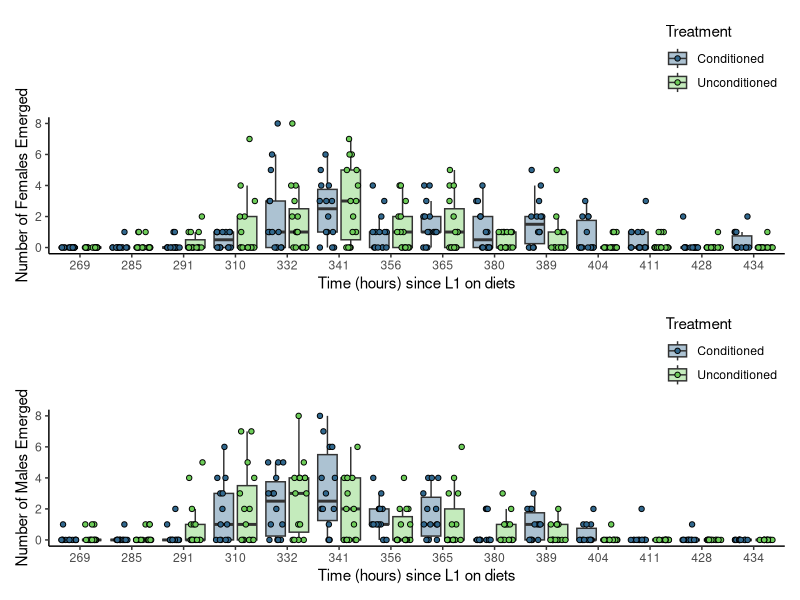

R code for this plot: (Note: this script raises an error after producing the figure.)
## Packages
library(tidyverse)
library(ggplot2)
library(readxl)
library(viridis)
library(patchwork)


## Choosing colours from viridis to use: 
viridis_colors <- viridis(10)

################################################ FLYA ANALYSIS ####


## Reading pupae data in
fly_fitness_MFE <- read_excel("data/fitness_development/MFE_flies.xlsx")

#### better arranging data

## Separating the data into female and male columns 
fly_fitness_tidy <- tidyr::pivot_longer(data = fly_fitness_MFE ,
                                        cols = c( females, males),
                                        names_to = "sex",
                                        values_to = "count") 



females_data <- subset(fly_fitness_MFE, select = c(time_hours, females, treatment))


## Boxplot ##
female_boxplot_2 <- ggplot(females_data, aes(x = factor(time_hours), y = females, fill = treatment)) +
  geom_boxplot(outlier.shape = NA, alpha = .4, position = position_dodge(width = 0.9)) +
  geom_point(aes(fill = treatment),
             size = 1.5, shape = 21,
             position = position_jitterdodge(jitter.width = 0.3, dodge.width = 0.9)) +
  scale_fill_manual(values = viridis_colors[c(4, 8)], labels = c("Conditioned", "Unconditioned")) +
  scale_x_discrete(labels = unique(females_data$time_hours)) +
  theme_classic() +
  theme(legend.position = "top",
        legend.justification = "right",
        legend.direction = "vertical",
        strip.placement = "outside", 
        strip.background = element_blank(),  
        strip.text = element_blank()) +
  labs(x = "Time (hours) since L1 on diets", 
       y = "Number of Females Emerged",
       fill = "Treatment")


males_data <- subset(fly_fitness_MFE, select = c(time_hours, males, treatment))

## Boxplot ##
male_boxplot_2 <- ggplot(males_data, aes(x = factor(time_hours), y = males, fill = treatment)) +
  geom_boxplot(outlier.shape = NA, alpha = .4, position = position_dodge(width = 0.9)) +
  geom_point(aes(fill = treatment),
             size = 1.5, shape = 21,
             position = position_jitterdodge(jitter.width = 0.3, dodge.width = 0.9)) +
  scale_fill_manual(values = viridis_colors[c(4, 8)], labels = c("Conditioned", "Unconditioned")) +
  scale_x_discrete(labels = unique(males_data$time_hours)) +
  theme_classic() +
  theme(legend.position = "top",
        legend.justification = "right",
        legend.direction = "vertical",
        strip.placement = "outside", 
        strip.background = element_blank(),  
        strip.text = element_blank()) +
  labs(x = "Time (hours) since L1 on diets", 
       y = "Number of Males Emerged",
       fill = "Treatment")



MFE_flies <- female_boxplot_2 / 
  male_boxplot_2

## Saving a plot
ggsave(filename = "MFE_flies.png", 
       plot = MFE_flies, 
       width = 10, 
       height = 6, 
       dpi = 300)





#### Pupae data check... 
fly_fitness <- as.data.frame(fly_fitness)

total_flies <- fly_fitness_MFE %>% 
  group_by(treatment, id, sex) %>% 
  summarise(total_flies = sum(males, females, na.rm = TRUE))


total_flies <- as.data.frame(total_flies)
## more conditioned than unconditioned have come out now? 



#### #### #### #### #### #### #### #### #### #### #### #### #### #### #### ####

overall_emergence_treatment <- ggplot(total_flies, aes(x = treatment, y = total_flies, fill = treatment)) +
  geom_boxplot(outlier.shape = NA, alpha = 0.4, position = position_dodge(width = 0.75)) + 
  geom_point(aes(fill = treatment), 
             size = 2, shape = 21, 
             position = position_jitterdodge(jitter.width = 0.2, dodge.width = 0.75)) +
  scale_y_continuous(breaks = seq(0, 80, 10)) +
  scale_x_discrete(labels = c("Females", "Males")) + 
  theme_classic() +
  scale_fill_manual(values = viridis_colors[c(4, 8)], labels = c("Conditioned", "Unconditioned")) +
  theme(legend.position = "top",
        legend.justification = "right",
        legend.direction = "vertical") +
  labs(x = "Treatment", 
       y = "Number of Flies Emerged", 
       fill = "Treatment") +
  ylim(0, 200)
